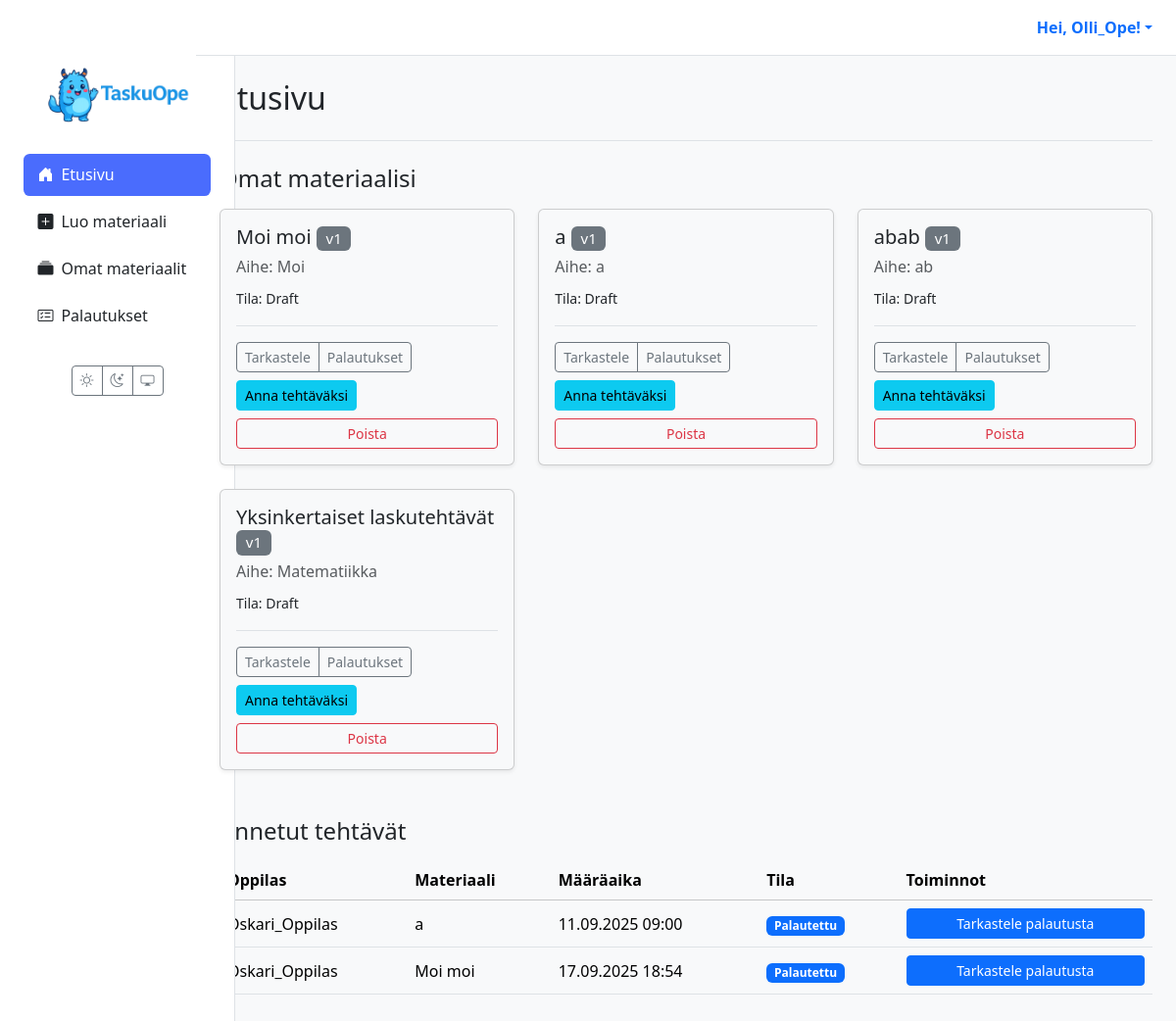
/ (signed in), run on an earlier commit of the app's database.
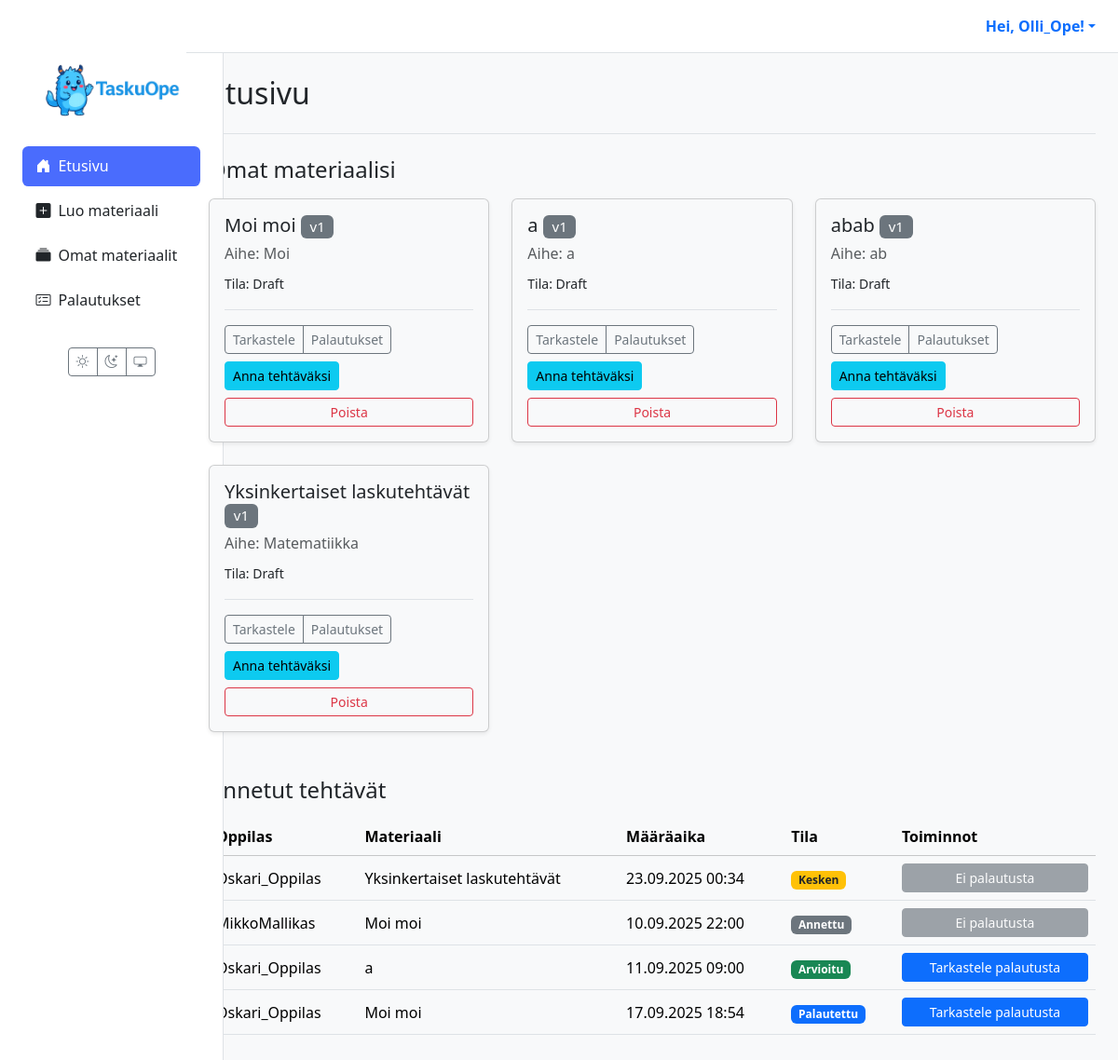
And on a later commit of the database.
### users/models.py (models this page shows)
class CustomUser(AbstractUser):
    class Role(models.TextChoices):
        TEACHER = 'TEACHER', 'Teacher'
        STUDENT = 'STUDENT', 'Student'
    role = models.CharField(max_length=50, choices=Role.choices)

### materials/models.py (models this page shows, shortened)
class Material(models.Model):
    class MaterialType(models.TextChoices):
        TASK = 'tehtävä', 'Tehtävä'
        LEARNING_MATERIAL = 'oppimateriaali', 'Oppimateriaali'
        TEST = 'testi', 'Testi'
        EXAM = 'koe', 'Koe'
        VIDEO = 'video', 'Video'
        GAME = 'peli', 'Peli'
    class Status(models.TextChoices):
        DRAFT = 'DRAFT', 'Draft'
        PENDING_APPROVAL = 'PENDING', 'Pending Approval'
        APPROVED = 'APPROVED', 'Approved'
        REJECTED = 'REJECTED', 'Rejected'
    GRADE_CHOICES = [(str(i), f"{i}. luokka") for i in range(1, 10)]
    id = models.UUIDField(primary_key=True, default=uuid.uuid4, editable=False)
    title = models.CharField(max_length=255)
    content = models.TextField(help_text="The raw content generated by the AI.")
    structured_content = models.JSONField(null=True, blank=True, help_text="Parsed content, e.g., quiz questions.")
    material_type = models.CharField(max_length=50, choices=MaterialType.choices, default=MaterialType.TASK)
    subject = models.CharField(max_length=100, null=True, blank=True)
    grade_level = models.CharField(max_length=20, choices=GRADE_CHOICES, null=True, blank=True)
    audience = models.JSONField(null=True, blank=True, help_text="e.g., {'learning_styles': ['visual'], 'languages': ['en', 'fi']}")
    author = models.ForeignKey(settings.AUTH_USER_MODEL, related_name='authored_materials', on_delete=models.CASCADE, limit_choices_to={'role': 'TEACHER'})
    prompt = models.ForeignKey(Prompt, on_delete=models.SET_NULL, null=True, blank=True)
    status = models.CharField(max_length=50, choices=Status.choices, default=Status.DRAFT)
    version = models.IntegerField(default=1)
    parent = models.ForeignKey('self', on_delete=models.SET_NULL, null=True, blank=True, related_name='versions')
    created_at = models.DateTimeField(auto_now_add=True)
    updated_at = models.DateTimeField(auto_now=True)

class Assignment(models.Model):
    class Status(models.TextChoices):
        ASSIGNED     = "ASSIGNED",     _("Annettu")
        IN_PROGRESS  = "IN_PROGRESS",  _("Kesken")
        SUBMITTED    = "SUBMITTED",    _("Palautettu")
        GRADED       = "GRADED",       _("Arvioitu")
    id = models.UUIDField(primary_key=True, default=uuid.uuid4, editable=False)
    material = models.ForeignKey(
        Material,
        on_delete=models.CASCADE
    )
    student = models.ForeignKey(
        settings.AUTH_USER_MODEL,
        related_name='assignments',
        on_delete=models.CASCADE,
        limit_choices_to={'role': 'STUDENT'}
    )
    assigned_by = models.ForeignKey(
        settings.AUTH_USER_MODEL,
        related_name='assigned_tasks',
        on_delete=models.CASCADE,
        limit_choices_to={'role': 'TEACHER'}
    )
    due_at = models.DateTimeField(null=True, blank=True)
    status = models.CharField(
        max_length=20,
        choices=Status.choices,
        default=Status.ASSIGNED,
    )
    draft_response = models.TextField(blank=True, null=True)
    created_at = models.DateTimeField(auto_now_add=True)
    class Meta:
        constraints = [
            models.UniqueConstraint(
                fields=['material', 'student'],
                name='unique_assignment_per_student'
            ),
        ]
        indexes = [
            models.Index(fields=['status']),
            models.Index(fields=['due_at']),
            models.Index(fields=['student']),
            models.Index(fields=['assigned_by']),
        ]

### materials/views.py (the view, shortened to what this page needs)
# urls.py: path("", views.dashboard_view, name='dashboard'),
@login_required(login_url='kirjaudu')
def dashboard_view(request):
    user = request.user
    if user.role == 'TEACHER':
        materials = Material.objects.filter(author=user)
        assignments = (
            Assignment.objects
            .filter(assigned_by=user)
            .select_related('material', 'student')
            .order_by('-created_at')
        )
        context = {'materials': materials, 'assignments': assignments}
        return render(request, 'dashboard/teacher.html', context)
    return redirect('kirjaudu')

### templates/dashboard/teacher.html (shortened to what this page needs)
{% extends 'partials/base.html' %}
{% load static %}
{% block extra_css %}
<link rel="stylesheet" href="{% static 'css/tasks.css' %}">
{% endblock %}
{% block content %}
<div class="container-fluid">
  <div class="mb-4 border-bottom pb-3">
    <h1 class="h2">Etusivu</h1>
  </div>
  <section class="materials-list mb-5">
    <h2 class="h4 mb-3">Omat materiaalisi</h2>
    <div class="row row-cols-1 row-cols-md-2 row-cols-xl-3 g-4">
      {% for m in materials %}
      <div class="col">
        <div class="card h-100 shadow-sm">
          <div class="card-body d-flex flex-column">
            <h5 class="card-title">
              {{ m.title }} <span class="badge bg-secondary fw-normal">v{{ m.version }}</span>
            </h5>
            <p class="card-subtitle mb-2 text-muted">Aihe: {{ m.subject|default:'Ei määritelty' }}</p>
            <p class="card-text"><small>Tila: {{ m.get_status_display }}</small></p>
            <div class="mt-auto pt-3 border-top">
              <div class="d-flex justify-content-between align-items-center flex-wrap gap-2">
                <div class="btn-group">
                  <a class="btn btn-sm btn-outline-secondary" href="{% url 'material_detail' material_id=m.id %}">Tarkastele</a>
                  <a class="btn btn-sm btn-outline-secondary" href="{% url 'view_submissions' material_id=m.id %}">Palautukset</a>
                </div>
                <a class="btn btn-sm btn-info" href="{% url 'assign_material' material_id=m.id %}">Anna tehtäväksi</a>
              </div>
              <div class="d-grid mt-2">
                <button type="button"
                        class="btn btn-sm btn-outline-danger"
                        data-bs-toggle="modal"
                        data-bs-target="#confirmDeleteModal"
                        data-title="{{ m.title }}"
                        data-action="{% url 'delete_material' material_id=m.id %}">
                  Poista
                </button>
              </div>
            </div>
          </div>
        </div>
      </div>
      {% endfor %}
    </div>
  </section>
  <section class="assignments-list" id="annetut-tehtavat">
    <h2 class="h4 mb-3">Annetut tehtävät</h2>
    <table class="table table-hover align-middle tasks">
      <thead class="table-light">
        <tr>
          <th scope="col">Oppilas</th>
          <th scope="col">Materiaali</th>
          <th scope="col">Määräaika</th>
          <th scope="col">Tila</th>
          <th scope="col">Toiminnot</th>
        </tr>
      </thead>
      <tbody>
        {% for assignment in assignments %}
        <tr>
          <td data-label="Oppilas">{{ assignment.student.get_full_name|default:assignment.student.username }}</td>
          <td data-label="Materiaali">{{ assignment.material.title }}</td>
          <td data-label="Määräaika">{{ assignment.due_at|date:"d.m.Y H:i"|default:"-" }}</td>
          <td data-label="Tila">
            <span class="badge
              {% if assignment.status == 'GRADED' %}bg-success
              {% elif assignment.status == 'SUBMITTED' %}bg-primary
              {% elif assignment.status == 'IN_PROGRESS' %}bg-warning text-dark
              {% else %}bg-secondary{% endif %}">
              {{ assignment.get_status_display }}
            </span>
          </td>
          <td data-label="Toiminnot">
            {% with sub=assignment.submissions.last %}
              {% if sub %}
                <a class="btn btn-sm btn-primary w-100" href="{% url 'grade_submission' submission_id=sub.id %}">
                  Tarkastele palautusta
                </a>
              {% else %}
                <button class="btn btn-sm btn-secondary w-100" disabled>Ei palautusta</button>
              {% endif %}
            {% endwith %}
          </td>
        </tr>
        {% empty %}
        <tr>
          <td colspan="5" class="text-center">
            <div class="alert alert-secondary mb-0">Et ole vielä antanut yhtään tehtävää.</div>
          </td>
        </tr>
        {% endfor %}
      </tbody>
    </table>
  </section>
</div>
{% endblock %}

### templates/partials/base.html (shortened to what this page needs)
{% load static %}
<!DOCTYPE html>
<html lang="fi" data-bs-theme="light">
<head>
  <link href="https://cdn.jsdelivr.net/npm/bootstrap@5.3.2/dist/css/bootstrap.min.css" rel="stylesheet">
  <link rel="stylesheet" href="https://cdn.jsdelivr.net/npm/bootstrap-icons@1.11.3/font/bootstrap-icons.min.css">
  <link rel="stylesheet" href="{% static 'css/style.css' %}">
  {% block extra_css %}{% endblock %}
</head>
<body>
  <div class="container-fluid">
    <div class="row g-0">
      <aside class="col-lg-2 d-none d-lg-flex sidebar position-fixed flex-column h-100">
        <div class="flex-column w-100">
          <a href="{% url 'dashboard' %}" class="px-3 pt-3 d-block">
            <img src="{% static 'images/logo1.png' %}" alt="TaskuOpe Logo" class="img-fluid">
          </a>
          {% with nm=request.resolver_match.url_name %}
          <nav class="nav nav-pills flex-column mb-4 px-2">
            <a href="{% url 'dashboard' %}" class="nav-link {% if nm == 'dashboard' %}active{% endif %}">
              <i class="bi bi-house-door-fill me-2"></i>Etusivu
            </a>
            {% if request.user.is_authenticated and request.user.role == 'STUDENT' %}
              <a href="{% url 'student_assignments' %}" class="nav-link {% if nm == 'student_assignments' %}active{% endif %}">
                <i class="bi bi-list-check me-2"></i>Omat tehtävät
              </a>
              <a href="{% url 'student_grades' %}" class="nav-link {% if nm == 'student_grades' %}active{% endif %}">
                <i class="bi bi-award me-2"></i>Palautukset & arvioinnit
              </a>
            {% elif request.user.is_authenticated and request.user.role == 'TEACHER' %}
              <a href="{% url 'create_material' %}" class="nav-link {% if nm == 'create_material' %}active{% endif %}">
                <i class="bi bi-plus-square-fill me-2"></i>Luo materiaali
              </a>
              <a href="{% url 'material_list' %}" class="nav-link {% if nm == 'material_list' %}active{% endif %}">
                <i class="bi bi-collection-fill me-2"></i>Omat materiaalit
              </a>
              <a href="{% url 'view_all_submissions' %}" class="nav-link {% if nm == 'view_all_submissions' %}active{% endif %}">
                <i class="bi bi-card-checklist me-2"></i>Palautukset
              </a>
            {% endif %}
          </nav>
          {% endwith %}
          <div class="mt-auto text-center pb-3">
            <div class="btn-group">
              <button id="theme-light" class="btn btn-outline-secondary btn-sm" aria-label="Vaalea teema"><i class="bi bi-sun"></i></button>
              <button id="theme-dark" class="btn btn-outline-secondary btn-sm" aria-label="Tumma teema"><i class="bi bi-moon-stars"></i></button>
              <button id="theme-system" class="btn btn-outline-secondary btn-sm" aria-label="Järjestelmän teema"><i class="bi bi-display"></i></button>
            </div>
          </div>
        </div>
      </aside>
      <main class="col-lg-10 ms-auto main-content">
        <header class="main-header d-none d-lg-flex justify-content-end align-items-center px-4 py-3">
          <div class="dropdown">
            <a href="#" class="d-flex align-items-center text-decoration-none dropdown-toggle" data-bs-toggle="dropdown">
              <strong>Hei, {{ user.get_full_name|default:user.username }}!</strong>
            </a>
          </div>
        </header>
        <div class="p-4">
          {% block content %}{% endblock %}
        </div>
      </main>
    </div>
  </div>
</body>
</html>

### TaskuOpe/static/css/style.css (style rules this page uses)
[data-bs-theme="light"] { --bg-color: #f8f9fa; --card-bg-color: #ffffff; --text-color: #212529; --border-color: #dee2e6; --bs-body-bg: var(--bg-color); --bs-body-color: var(--text-color); --bs-border-color: var(--border-color); --bs-card-bg: var(--card-bg-color); }
.sidebar { background-color: var(--card-bg-color); border-right: 1px solid var(--border-color); min-height: 100vh; width: 240px; padding: 1.5rem 1rem; display: flex; flex-direction: column; }
.sidebar .nav-link { color: var(--text-color); font-weight: 500; padding: 0.6rem 0.9rem; border-radius: 0.4rem; margin-bottom: 0.3rem; transition: background 0.2s; }
.sidebar .nav-link.active { background-color: #4a6cfd; color: #fff; }
.main-header { background-color: var(--card-bg-color); color: var(--text-color); border-bottom: 1px solid var(--border-color); padding: 0.75rem 1.5rem; }
.card { max-width: 100%; box-sizing: border-box; }
.card { transition: transform .12s ease, box-shadow .12s ease; }
@media (min-width: 992px) { .row > .sidebar { width: 240px; } }
@media (min-width: 992px) { main.main-content { margin-left: 240px; padding-left: 0; } }
:root { --sidebar-w: 240px; }
@media (min-width: 992px) { .container-fluid { padding-left: 0; padding-right: 0; } }
@media (min-width: 992px) { .sidebar { top: 0; left: 0; width: var(--sidebar-w); } }
@media (min-width: 992px) { main.main-content { margin-left: var(--sidebar-w); } }
@media (min-width: 992px) { .main-header { position: sticky; top: 0; z-index: 1030; } }

### TaskuOpe/static/css/tasks.css (style rules this page uses)
.tasks { width: 100%; }

What changed in the data, as far as the page shows it:
added Assignment: student.get_full_name "Oskari_Oppilas", material "Yksinkertaiset laskutehtävät", due_at "23.09.2025 00:34", status "Kesken", shows "Ei palautusta"
added Assignment: student.get_full_name "MikkoMallikas", material "Moi moi", due_at "10.09.2025 22:00", status "Annettu", shows "Ei palautusta"
changed Assignment: status "Palautettu" → "Arvioitu"
